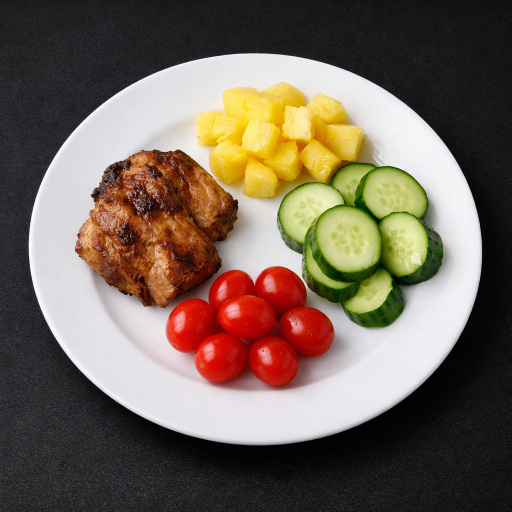
#> input picture data_food/image2.png, 1024 x 1024 px (shown at 1/2 size); its folder holds 4 pictures in this run
$ jupyter execute Camara1_Food_ROI.ipynb
#> lines starting #> are read from the running program, lines starting #| are printed output that depends on the picture; after the words box and inside, x2 and y2 are one past the last pixel; in counts of white or black regions, pixels touching at a corner belong together
# Cámara 1 — Detección de comida (plato y ROIs)

Este notebook segmenta el plato y obtiene ROIs de comida a partir de imágenes en una carpeta.
- Coloque sus imágenes en `data_food/` (o cambie `DATA_DIR`).

### Importamos las Librerias

[cell 1]
import cv2
import numpy as np
import matplotlib.pyplot as plt
import glob, os

DATA_DIR = "data_food"

def show(img, title="", cmap=None, figsize=(6,4)):
    plt.figure(figsize=figsize)
    if img.ndim == 2:
        plt.imshow(img, cmap=cmap)
    else:
        plt.imshow(cv2.cvtColor(img, cv2.COLOR_BGR2RGB))
    plt.title(title)
    plt.axis("off")
    plt.show()

### Cargamos las Imagenes

[cell 2]
paths = sorted(glob.glob(DATA_DIR + "/*"))
print("Imágenes:", len(paths))

idx = 2 #numero deimagen
img = cv2.imread(paths[idx])
#> img is the input picture: shape (1024, 1024, 3); mean B, G, R 88.4, 101.7, 116

if img is None:
    raise ValueError("No se pudo leer la imagen. Revisa la ruta en 'paths[idx]'.")

show(img, "Imagen")

###  Detección del plato

[cell 3]
def detect_plate_mask_solid(bgr):
    hsv = cv2.cvtColor(bgr, cv2.COLOR_BGR2HSV)
#> hsv: shape (1024, 1024, 3); mean H, S, V 81.9, 58.9, 118.6

    # Blanco plato
    plate = cv2.inRange(hsv, (0, 0, 160), (179, 70, 255))
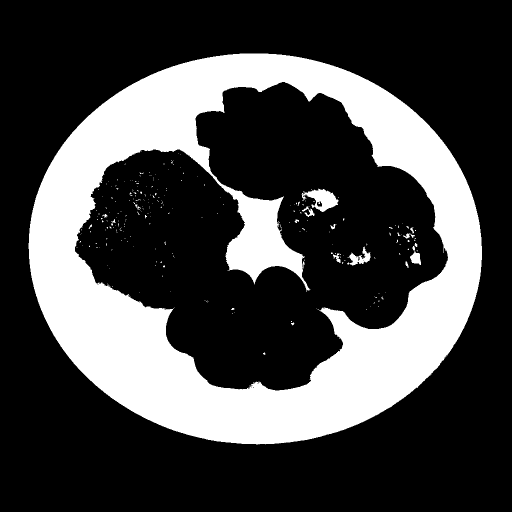
#> plate: shape (1024, 1024) (shown at 1/2 size); 27.5% white; 255 white regions (236 under 20 px), largest, box (x1, y1, x2, y2) and area: (57, 107, 964, 889) 283607, (603, 377, 677, 424) 1761, (695, 493, 741, 531) 696

    k = cv2.getStructuringElement(cv2.MORPH_ELLIPSE, (21,21))
    plate = cv2.morphologyEx(plate, cv2.MORPH_CLOSE, k, iterations=2)
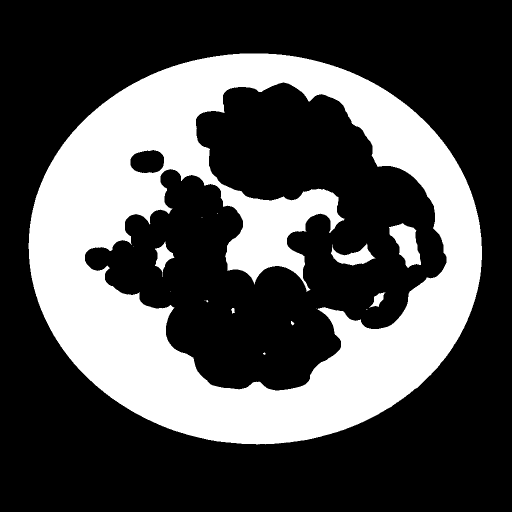
#> plate: shape (1024, 1024) (shown at 1/2 size); 30.9% white; 16 white regions (9 under 20 px), largest, box (x1, y1, x2, y2) and area: (57, 107, 964, 889) 317464, (778, 446, 842, 536) 3223, (662, 487, 751, 531) 1813

    #Componente más grande
    n, labels, stats, _ = cv2.connectedComponentsWithStats(plate, 8)
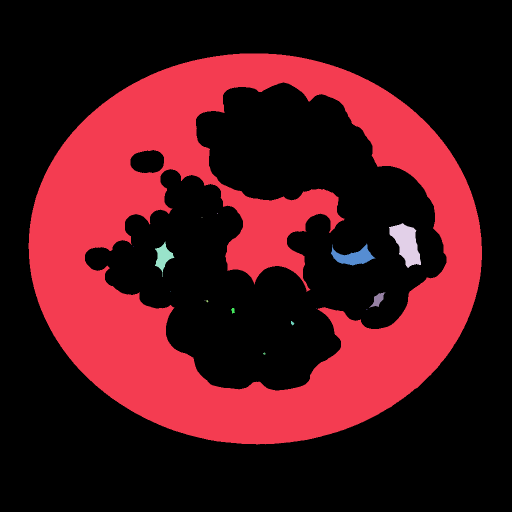
#> labels: shape (1024, 1024) int32 (shown at 1/2 size); 17 distinct labels, from 0 to 16; one colour per label, 0 black
#> n = 17; stats = 17 rows, first 6: [0, 0, 1024, 1024, 724402], [57, 107, 907, 782, 317464], [434, 426, 1, 2, 2], [403, 434, 2, 1, 2], [778, 446, 64, 90, 3223], [310, 483, 39, 71, 1114]
    if n <= 1:
        plate_big = plate
    else:
        idx_big = 1 + np.argmax(stats[1:, cv2.CC_STAT_AREA])
#> idx_big = 1
        plate_big = (labels == idx_big).astype(np.uint8) * 255
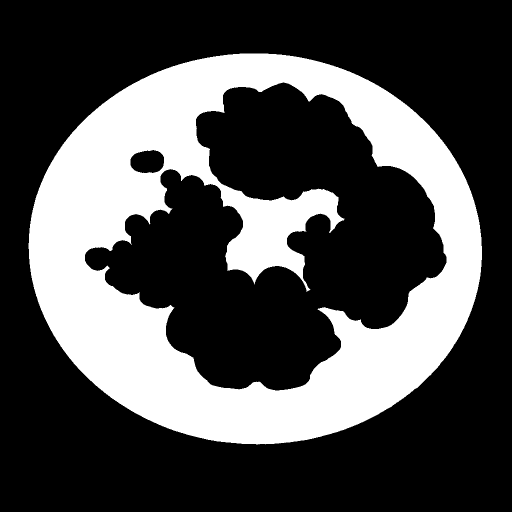
#> plate_big: shape (1024, 1024) (shown at 1/2 size); 30.3% white; 1 white region

    cnts, _ = cv2.findContours(plate_big, cv2.RETR_EXTERNAL, cv2.CHAIN_APPROX_SIMPLE)
#> cnts = 1 contour; box (x1, y1, x2, y2) and area: (57, 107, 964, 889) 554580
    if not cnts:
        return plate_big

    cnt = max(cnts, key=cv2.contourArea)
#> cnt = contour of 1218 points, box (x1, y1, x2, y2) (57, 107, 964, 889), area 554580
    solid = np.zeros_like(plate_big)
    cv2.drawContours(solid, [cnt], -1, 255, thickness=-1)  # rellena todo el plato
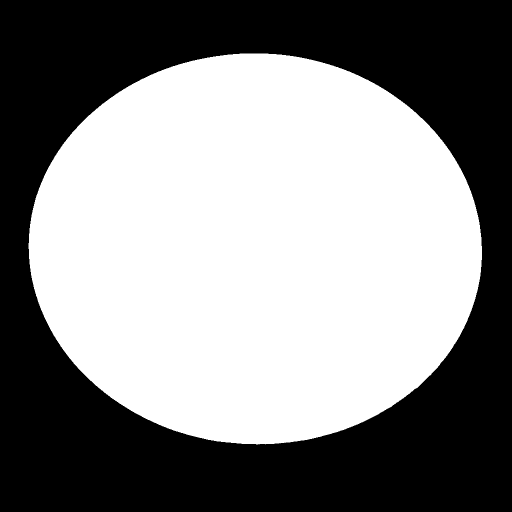
#> solid: shape (1024, 1024) (shown at 1/2 size); 53% white; 1 black region, box (x1, y1, x2, y2) and area: (0, 0, 1024, 1024) 492800

    return solid

### Analizamos el interior de plato

[cell 4]
plate_mask = detect_plate_mask_solid(img)
show(plate_mask, "Plato", cmap="gray")

k_in = cv2.getStructuringElement(cv2.MORPH_ELLIPSE, (31,31))
plate_in = cv2.erode(plate_mask, k_in, iterations=1)
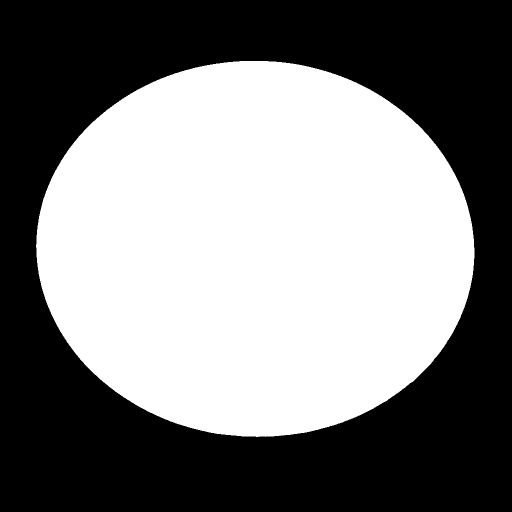
#> plate_in: shape (1024, 1024) (shown at 1/2 size); 49.3% white; 1 white region, box (x1, y1, x2, y2) and area: (72, 122, 949, 874) 516618

show(plate_in, "Interior del plato", cmap="gray")

### Segmentación de alimentos

[cell 5]
#Interior del plato
k_in = cv2.getStructuringElement(cv2.MORPH_ELLIPSE, (31,31))
plate_in = cv2.erode(plate_mask, k_in, iterations=1)
show(plate_in, "Interior del plato", cmap="gray")

# Blanco real del plato
hsv = cv2.cvtColor(img, cv2.COLOR_BGR2HSV)

white_plate = cv2.inRange(hsv, (0, 0, 200), (179, 40, 255))
#> white_plate: shape (1024, 1024); 25.2% white; 47 white regions (45 under 20 px), largest, box (x1, y1, x2, y2) and area: (58, 107, 963, 885) 251559, (444, 373, 615, 575) 12358
white_plate = cv2.bitwise_and(white_plate, plate_in)
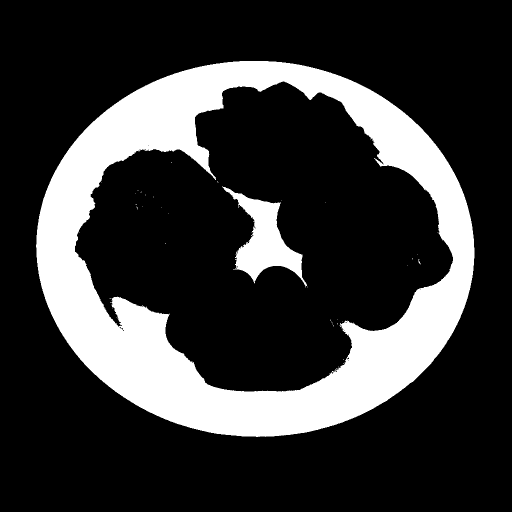
#> white_plate: shape (1024, 1024) (shown at 1/2 size); 21.7% white; 47 white regions (45 under 20 px), largest, box (x1, y1, x2, y2) and area: (72, 122, 949, 874) 215466, (444, 373, 615, 575) 12358


if cv2.countNonZero(white_plate) < 8000:
    white_plate = cv2.inRange(hsv, (0, 0, 185), (179, 55, 255))
    white_plate = cv2.bitwise_and(white_plate, plate_in)

show(white_plate, "Blanco del plato", cmap="gray")

#Comida
food_mask = cv2.bitwise_and(cv2.bitwise_not(white_plate), plate_in)
#> food_mask: shape (1024, 1024); 27.5% white; 23 white regions (22 under 20 px), largest, box (x1, y1, x2, y2) and area: (150, 163, 906, 783) 288647

#Pulimos el area
k = cv2.getStructuringElement(cv2.MORPH_ELLIPSE, (9,9))
food_mask = cv2.morphologyEx(food_mask, cv2.MORPH_OPEN, k, iterations=1)
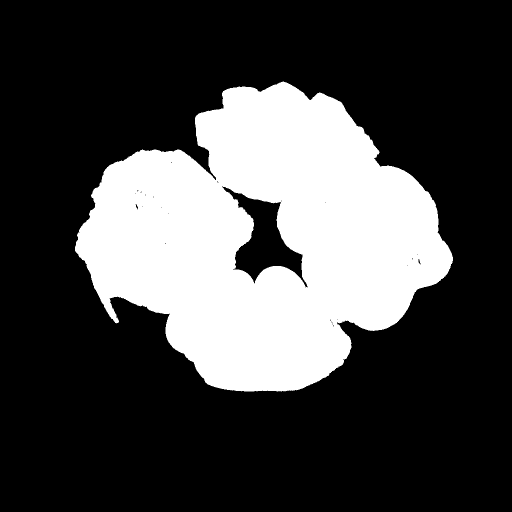
#> food_mask: shape (1024, 1024) (shown at 1/2 size); 27.5% white; 1 white region, box (x1, y1, x2, y2) and area: (150, 163, 906, 783) 287884

show(food_mask, "Comida (sin agrupar)", cmap="gray")

### Separación de ROIs

[cell 6]
k_merge = cv2.getStructuringElement(cv2.MORPH_ELLIPSE, (45,45))
food_merged = cv2.morphologyEx(food_mask, cv2.MORPH_CLOSE, k_merge, iterations=2)
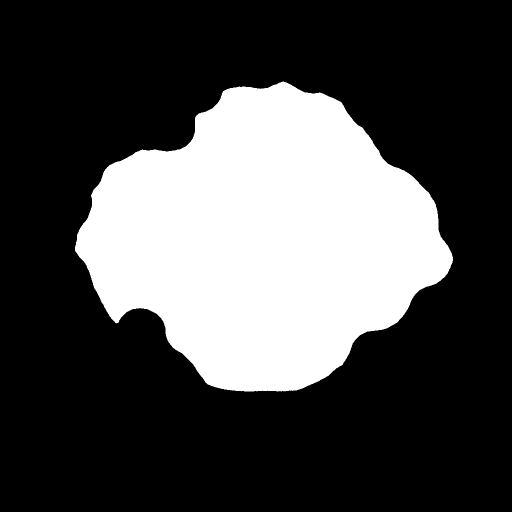
#> food_merged: shape (1024, 1024) (shown at 1/2 size); 29.3% white; 1 white region

#Relleno de huecos
food_merged = cv2.morphologyEx(food_merged, cv2.MORPH_CLOSE, k_merge, iterations=1)

show(food_merged, "ROI final", cmap="gray")

### Extraemos ROIs

[cell 7]
cnts, _ = cv2.findContours(food_merged, cv2.RETR_EXTERNAL, cv2.CHAIN_APPROX_SIMPLE)
#> cnts = 1 contour; box (x1, y1, x2, y2) and area: (150, 163, 906, 783) 306176

cnt = max(cnts, key=cv2.contourArea)
#> cnt = contour of 1094 points, box (x1, y1, x2, y2) (150, 163, 906, 783), area 306176

M = cv2.moments(cnt)
#> M = moments, m00 306176, centre m10/m00, m01/m00 = (528, 478.5)
cx = int(M["m10"] / M["m00"])
#> cx = 527
cy = int(M["m01"] / M["m00"])
#> cy = 478

print("Centroide ROI:", (cx, cy))
#| Centroide ROI: (527, 478)

### Ejecutamos el codigo

[cell 8]
out = img.copy()

cv2.drawContours(out, [cnt], -1, (0,255,0), 3)
cv2.circle(out, (cx,cy), 6, (0,0,255), -1)
#> out: shape (1024, 1024, 3); mean B, G, R 86.7, 102.2, 114.1
cv2.putText(out, "Grupo 1", (cx+10, cy-10),
            cv2.FONT_HERSHEY_SIMPLEX, 0.9, (255,0,0), 2, cv2.LINE_AA)
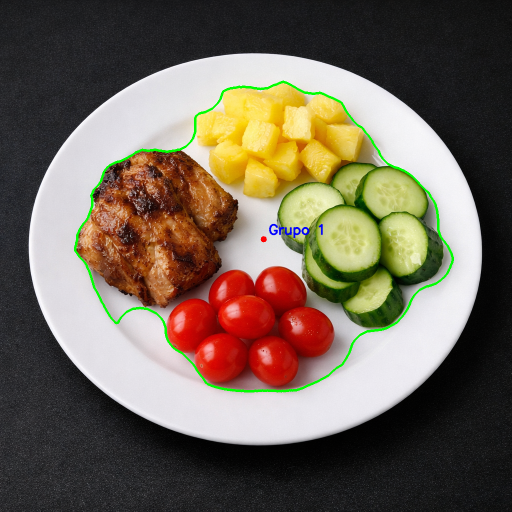
#> out: shape (1024, 1024, 3) (shown at 1/2 size); mean B, G, R 86.8, 102.1, 113.9

show(out, "ROI")
